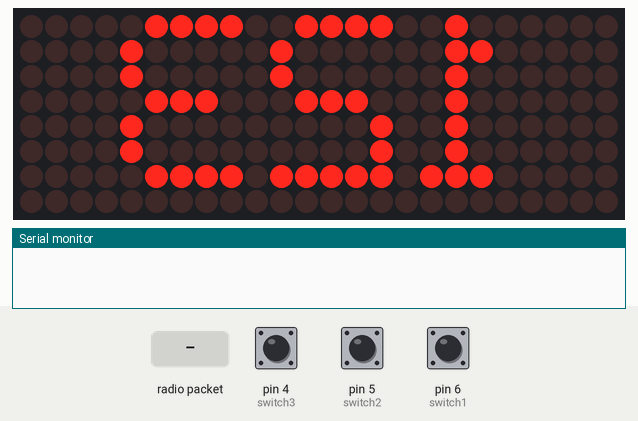
Bench run of a sketch on a simulated Arduino Uno, built with avr-gcc and run on an emulated ATmega328P. On the bench: 24×8 LED matrix, the last lines printed to the serial monitor. Inputs (shaded band) come from the test bench; at power-on: pin 5 (switch2) HIGH, pin 4 (switch3) HIGH, pin 6 (switch1) HIGH. No radio packets arrive unless stated.

Above: at 0.7 s.
3.2 s: pin 5 (switch2) pulled LOW for 0.15 s
At 3.5 s:
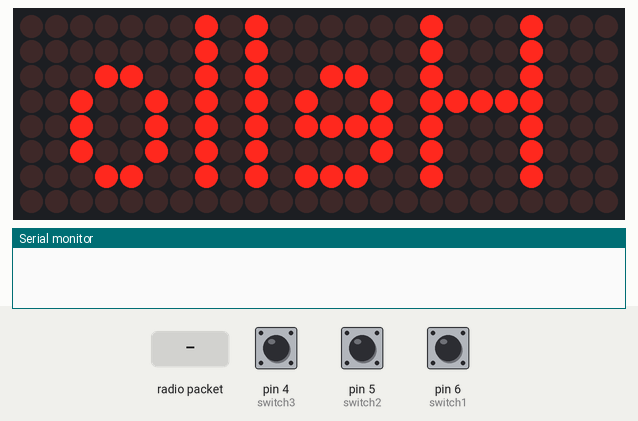
6.3 s: radio packet "0" arrives
9.3 s: radio packet "2" arrives
At 12.0 s:
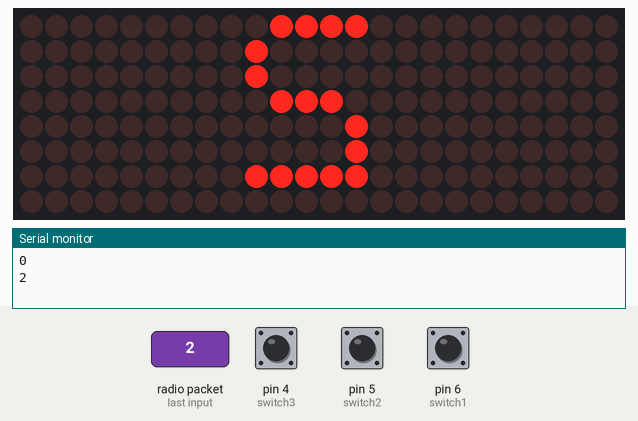
12.3 s: pin 5 (switch2) pulled LOW for 1 s
At 12.9 s:
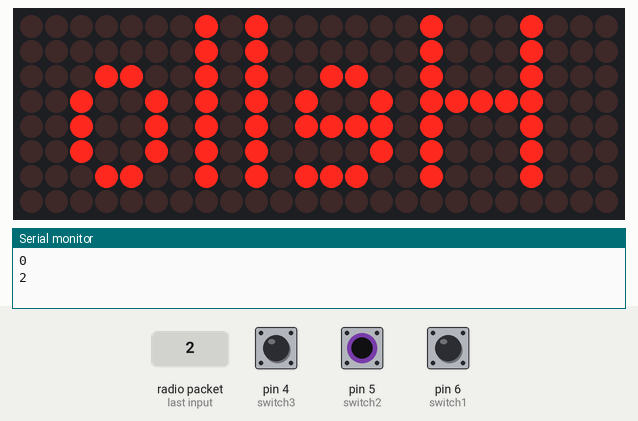
16.3 s: radio packet "1" arrives
At 21.5 s:
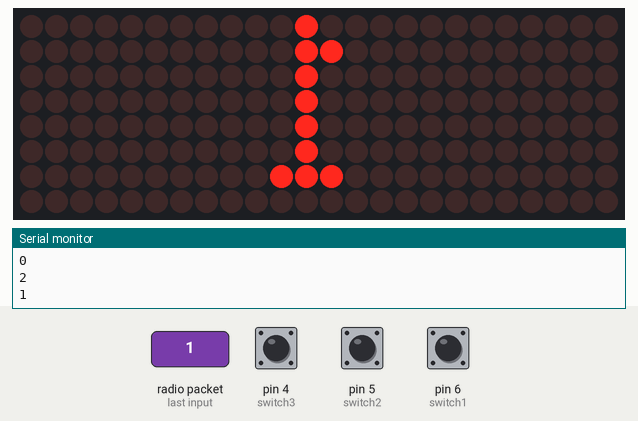
Timing chart, 0 to 21.8 s (numbered marks = the images above; inputs shaded):
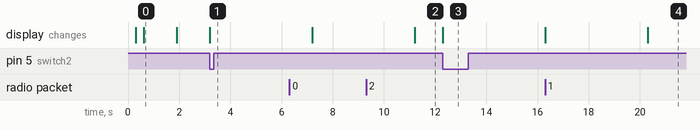

The sketch:

LED-Matrix-Display.ino
```cpp
#include "Arduino.h"

#include <MD_Parola.h>
#include <MD_MAX72xx.h>
#include <SPI.h>
#include <RF24.h>

String words[] = {"Hello", "World"};


#define switch1 6
#define switch2 5
#define switch3 4

RF24 radio(10, 9); // CE, CSN

const int RFaddress = 0x001;


// Define the number of devices we have in the chain and the hardware interface
// NOTE: These pin numbers will probably not work with your hardware and may
// need to be adapted
#define HARDWARE_TYPE MD_MAX72XX::PAROLA_HW
#define MAX_DEVICES 3

#define CLK_PIN   13
#define DATA_PIN  11
#define CS_PIN    8

// Hardware SPI connection
MD_Parola matrix = MD_Parola(HARDWARE_TYPE, CS_PIN, MAX_DEVICES);
// Arbitrary output pins
// MD_Parola P = MD_Parola(HARDWARE_TYPE, DATA_PIN, CLK_PIN, CS_PIN, MAX_DEVICES);

uint32_t startTime;
uint32_t time;

String inData;

void setup()
{
  Serial.begin(9600);
  pinMode(switch1, INPUT_PULLUP);
  pinMode(switch2, INPUT_PULLUP);
  pinMode(switch3, INPUT_PULLUP);


  matrix.begin(1);
  matrix.setTextAlignment(PA_CENTER);
  matrix.setSpeed(0);
  matrix.setPause(0);
  matrix.setTextEffect(PA_PRINT, PA_NO_EFFECT);
  matrix.setZoneEffect(0, true, PA_FLIP_LR);

  radio.begin();
  radio.openReadingPipe(0, RFaddress);
  radio.setPALevel(RF24_PA_MIN);
  radio.startListening();

  String y = "";
  for (int x = 0; x < MAX_DEVICES; x++){
    y += x+1;
    matrix.print(y);
    delay(300);
  }
  delay(1000);


  matrix.print("");

  startTime = millis();
}


// TODO improve to byte instead of int ?

int readSwitches(){
  int mode = 0;
  if (digitalRead(switch1) == LOW)
  {
    mode += 1;
  }
  if (digitalRead(switch2) == LOW)
  {
    mode += 2;
  }
  if (digitalRead(switch3) == LOW){
    mode += 4;
  }
  return mode;

}


// Cycle through functions VV

void loop()
{
  if (readSwitches() == 0){
    if (radio.available()) {
      char text[99] = "";
      radio.read(&text, sizeof(text));
      Serial.println(text);
      matrix.print(text);
    }
  }

  else if (readSwitches() == 1){

    if (Serial.available()){
      inData = Serial.readStringUntil('\n');
      Serial.println("\nPrinting: " + inData);
      matrix.print(inData.substring(0,inData.length() - 1) );
    }
  }

  else if(readSwitches() == 2){
    for(int x = 0; x < 2; x++){
      matrix.print(words[x]);
      delay(4000);
    }
  }

  else if (readSwitches() == 3){
    time = round((millis() - startTime) / 1000);
    matrix.print(time);
  }


}
```

Measured:
- after the input at 3.2 s, the display: changes at once (image 1)
- after the input at 9.3 s, the display: first differs from a run without the input after 1.9 s (image 2)
- after the input at 12.3 s, the display: changes at once (image 3)
- after the input at 16.3 s, the display: first differs from a run without the input after 4.0 s (image 4)
- what the display in image 0 shows lasts 1.3 s, from 0.6 s to 1.9 s
